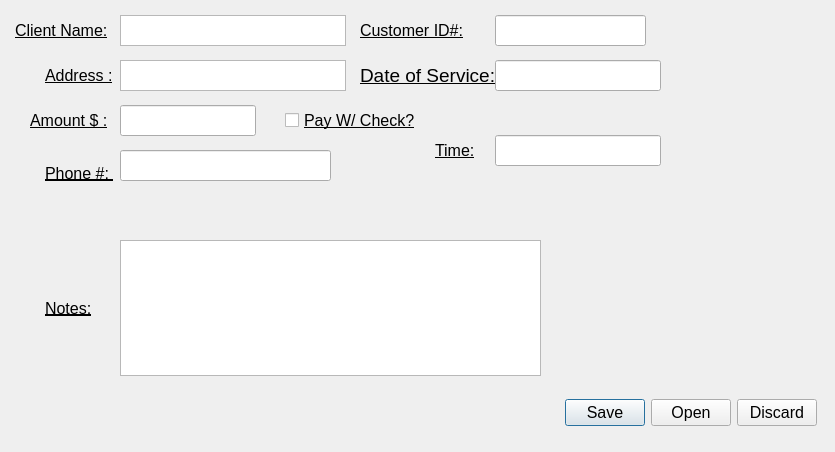
<?xml version="1.0" encoding="UTF-8"?>
<ui version="4.0">
 <class>Dialog</class>
 <widget class="QDialog" name="Dialog">
  <property name="enabled">
   <bool>true</bool>
  </property>
  <property name="geometry">
   <rect>
    <x>0</x>
    <y>0</y>
    <width>835</width>
    <height>452</height>
   </rect>
  </property>
  <property name="windowTitle">
   <string>Dialog</string>
  </property>
  <widget class="QDialogButtonBox" name="Save_Open_Discard">
   <property name="geometry">
    <rect>
     <x>525</x>
     <y>390</y>
     <width>331</width>
     <height>46</height>
    </rect>
   </property>
   <property name="font">
    <font>
     <pointsize>12</pointsize>
    </font>
   </property>
   <property name="cursor">
    <cursorShape>PointingHandCursor</cursorShape>
   </property>
   <property name="mouseTracking">
    <bool>true</bool>
   </property>
   <property name="orientation">
    <enum>Qt::Horizontal</enum>
   </property>
   <property name="standardButtons">
    <set>QDialogButtonBox::Discard|QDialogButtonBox::Open|QDialogButtonBox::Save</set>
   </property>
   <property name="centerButtons">
    <bool>true</bool>
   </property>
  </widget>
  <widget class="QLabel" name="ClientName">
   <property name="geometry">
    <rect>
     <x>15</x>
     <y>15</y>
     <width>106</width>
     <height>31</height>
    </rect>
   </property>
   <property name="font">
    <font>
     <pointsize>12</pointsize>
     <underline>true</underline>
    </font>
   </property>
   <property name="text">
    <string>Client Name:</string>
   </property>
  </widget>
  <widget class="QTextEdit" name="textEdit">
   <property name="geometry">
    <rect>
     <x>120</x>
     <y>15</y>
     <width>226</width>
     <height>31</height>
    </rect>
   </property>
   <property name="font">
    <font>
     <pointsize>12</pointsize>
     <underline>true</underline>
    </font>
   </property>
  </widget>
  <widget class="QLabel" name="label">
   <property name="geometry">
    <rect>
     <x>360</x>
     <y>15</y>
     <width>121</width>
     <height>31</height>
    </rect>
   </property>
   <property name="font">
    <font>
     <pointsize>12</pointsize>
     <underline>true</underline>
    </font>
   </property>
   <property name="text">
    <string>Customer ID#:</string>
   </property>
  </widget>
  <widget class="QLineEdit" name="lineEdit">
   <property name="geometry">
    <rect>
     <x>495</x>
     <y>15</y>
     <width>151</width>
     <height>31</height>
    </rect>
   </property>
  </widget>
  <widget class="QLabel" name="label_2">
   <property name="geometry">
    <rect>
     <x>45</x>
     <y>60</y>
     <width>76</width>
     <height>31</height>
    </rect>
   </property>
   <property name="font">
    <font>
     <pointsize>12</pointsize>
     <underline>true</underline>
    </font>
   </property>
   <property name="text">
    <string>Address :</string>
   </property>
  </widget>
  <widget class="QTextEdit" name="textEdit_2">
   <property name="geometry">
    <rect>
     <x>120</x>
     <y>60</y>
     <width>226</width>
     <height>31</height>
    </rect>
   </property>
   <property name="html">
    <string>&lt;!DOCTYPE HTML PUBLIC &quot;-//W3C//DTD HTML 4.0//EN&quot; &quot;http://www.w3.org/TR/REC-html40/strict.dtd&quot;&gt;
&lt;html&gt;&lt;head&gt;&lt;meta name=&quot;qrichtext&quot; content=&quot;1&quot; /&gt;&lt;style type=&quot;text/css&quot;&gt;
p, li { white-space: pre-wrap; }
&lt;/style&gt;&lt;/head&gt;&lt;body style=&quot; font-family:'MS Shell Dlg 2'; font-size:8.25pt; font-weight:400; font-style:normal;&quot;&gt;
&lt;p style=&quot;-qt-paragraph-type:empty; margin-top:0px; margin-bottom:0px; margin-left:0px; margin-right:0px; -qt-block-indent:0; text-indent:0px;&quot;&gt;&lt;br /&gt;&lt;/p&gt;&lt;/body&gt;&lt;/html&gt;</string>
   </property>
  </widget>
  <widget class="QTextEdit" name="textEdit_3">
   <property name="geometry">
    <rect>
     <x>120</x>
     <y>240</y>
     <width>421</width>
     <height>136</height>
    </rect>
   </property>
  </widget>
  <widget class="QLabel" name="label_3">
   <property name="geometry">
    <rect>
     <x>45</x>
     <y>240</y>
     <width>76</width>
     <height>136</height>
    </rect>
   </property>
   <property name="font">
    <font>
     <pointsize>12</pointsize>
     <underline>true</underline>
    </font>
   </property>
   <property name="text">
    <string>Notes:</string>
   </property>
  </widget>
  <widget class="QLineEdit" name="lineEdit_2">
   <property name="geometry">
    <rect>
     <x>120</x>
     <y>105</y>
     <width>136</width>
     <height>31</height>
    </rect>
   </property>
  </widget>
  <widget class="QLabel" name="label_4">
   <property name="geometry">
    <rect>
     <x>30</x>
     <y>105</y>
     <width>91</width>
     <height>31</height>
    </rect>
   </property>
   <property name="font">
    <font>
     <pointsize>12</pointsize>
     <underline>true</underline>
    </font>
   </property>
   <property name="text">
    <string>Amount $ :</string>
   </property>
  </widget>
  <widget class="QCheckBox" name="checkBox">
   <property name="enabled">
    <bool>true</bool>
   </property>
   <property name="geometry">
    <rect>
     <x>285</x>
     <y>105</y>
     <width>136</width>
     <height>31</height>
    </rect>
   </property>
   <property name="font">
    <font>
     <pointsize>12</pointsize>
     <underline>true</underline>
    </font>
   </property>
   <property name="cursor">
    <cursorShape>PointingHandCursor</cursorShape>
   </property>
   <property name="tabletTracking">
    <bool>true</bool>
   </property>
   <property name="acceptDrops">
    <bool>true</bool>
   </property>
   <property name="text">
    <string>Pay W/ Check?</string>
   </property>
   <property name="tristate">
    <bool>false</bool>
   </property>
  </widget>
  <widget class="QLabel" name="label_5">
   <property name="geometry">
    <rect>
     <x>45</x>
     <y>165</y>
     <width>76</width>
     <height>16</height>
    </rect>
   </property>
   <property name="font">
    <font>
     <pointsize>12</pointsize>
     <underline>true</underline>
    </font>
   </property>
   <property name="text">
    <string>Phone #: </string>
   </property>
  </widget>
  <widget class="QLineEdit" name="lineEdit_3">
   <property name="geometry">
    <rect>
     <x>120</x>
     <y>150</y>
     <width>211</width>
     <height>31</height>
    </rect>
   </property>
   <property name="text">
    <string/>
   </property>
  </widget>
  <widget class="QLabel" name="label_6">
   <property name="geometry">
    <rect>
     <x>360</x>
     <y>60</y>
     <width>211</width>
     <height>31</height>
    </rect>
   </property>
   <property name="font">
    <font>
     <pointsize>14</pointsize>
     <underline>true</underline>
    </font>
   </property>
   <property name="text">
    <string>Date of Service:</string>
   </property>
  </widget>
  <widget class="QLineEdit" name="lineEdit_4">
   <property name="geometry">
    <rect>
     <x>495</x>
     <y>60</y>
     <width>166</width>
     <height>31</height>
    </rect>
   </property>
  </widget>
  <widget class="QLineEdit" name="lineEdit_5">
   <property name="geometry">
    <rect>
     <x>495</x>
     <y>135</y>
     <width>166</width>
     <height>31</height>
    </rect>
   </property>
   <property name="inputMethodHints">
    <set>Qt::ImhTime</set>
   </property>
  </widget>
  <widget class="QLabel" name="label_7">
   <property name="geometry">
    <rect>
     <x>435</x>
     <y>135</y>
     <width>46</width>
     <height>31</height>
    </rect>
   </property>
   <property name="font">
    <font>
     <pointsize>12</pointsize>
     <underline>true</underline>
    </font>
   </property>
   <property name="text">
    <string>Time:</string>
   </property>
  </widget>
  <action name="actionPaid_with_CHeck">
   <property name="checkable">
    <bool>true</bool>
   </property>
   <property name="text">
    <string>Paid with Check</string>
   </property>
  </action>
 </widget>
 <resources/>
 <connections>
  <connection>
   <sender>Save_Open_Discard</sender>
   <signal>rejected()</signal>
   <receiver>Dialog</receiver>
   <slot>reject()</slot>
   <hints>
    <hint type="sourcelabel">
     <x>811</x>
     <y>410</y>
    </hint>
    <hint type="destinationlabel">
     <x>286</x>
     <y>274</y>
    </hint>
   </hints>
  </connection>
 </connections>
</ui>
